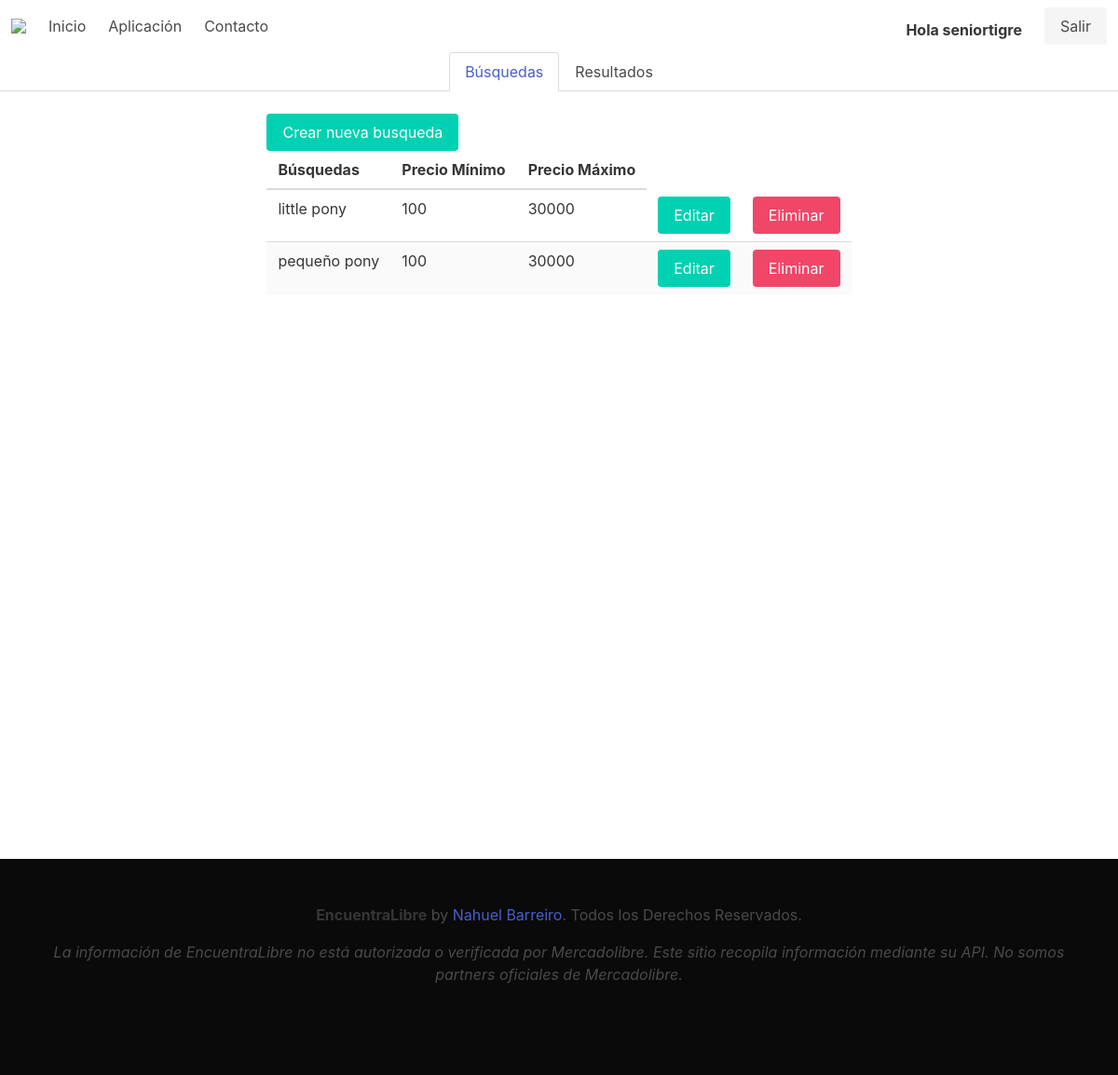
/aplicacion/busqueda/ (signed in), run on the app's committed database.
### usuario/models.py (models this page shows, shortened)
class Usuario(AbstractBaseUser):
    username= models.CharField('Nombre de Usuario', unique=True, max_length=100)
    email=models.EmailField('Correo electrónico', unique=True, max_length=254)
    nombres=models.CharField('Nombres', max_length=200, blank=True, null=True)
    apellidos=models.CharField('Apellidos', max_length=200, blank=True, null=True)
    usuario_activo=models.BooleanField(default=True)
    usuario_administrador=models.BooleanField(default=False)
    objects=UsuarioManager()
    USERNAME_FIELD='username'
    REQUIRED_FIELDS=['email','nombres','apellidos']

### apiforms/models.py (models this page shows, shortened)
class Busqueda(models.Model):
    busqueda=models.CharField(max_length=30)
    precio_min=models.IntegerField(verbose_name="Precio mínimo")
    precio_max=models.IntegerField(verbose_name="Precio máximo")
    usuario= models.ForeignKey(Usuario, on_delete=models.CASCADE)

### apiforms/views.py (the view)
# urls.py: path('busqueda/', login_required(busqueda.as_view()), name= 'Busquedas'),
class busqueda(ListView):
    model = Busqueda
    template_name= 'Busqueda.html'
    def get(self, request,*args, **kwargs):
        queryset=Busqueda.objects.filter(usuario=request.user)
        contexto={
            'object_list':queryset
        }
        return render(request, self.template_name, contexto)

### apiforms/templates/Busqueda.html (shortened to what this page needs)
{% extends 'base.html' %}
{% block body %}
<section class="hero is-fullheight">
    <div class="container">
      <a href="crear_busqueda" class="button is-primary">Crear nueva busqueda</a>
    <table class="table is-striped">
        <thead>
          <tr>
            <th>Búsquedas</th>
            <th>Precio Mínimo</th>
            <th>Precio Máximo</th>
          </tr>
        </thead>
        <tbody>
            {% for busqueda in object_list %}
            <tr>
              <td> {{ busqueda.busqueda }}</td>
              <td> {{ busqueda.precio_min }}</td>
              <td> {{ busqueda.precio_max }}</td>
              <td> <a class="button is-primary" href="{% url 'editar_busqueda' busqueda.id %}">Editar</a></td>
              <td> <a class="button is-danger" href="{% url 'eliminar_busqueda' busqueda.id %}">Eliminar</a></td>
            </tr>
            {% endfor %}
        </tbody>
    </table>
</div>
</section>
{% endblock body %}

### apiforms/templates/base.html (shortened to what this page needs)
<!DOCTYPE html>
<html lang="es">
<head>
    <link rel="stylesheet" href="https://cdn.jsdelivr.net/npm/bulma@0.9.0/css/bulma.min.css">
</head>
<body>
  <nav class="navbar" role="navigation" aria-label="main navigation">
    <div class="navbar-brand">
      <a class="navbar-item" href="{% url 'inicio' %}">
        <img src="https://i.ibb.co/6vRvy2S/index.png"/>
      </a>
    </div>
  <div id="navbarBasicExample" class="navbar-menu">
    <div class="navbar-start">
      <a class="navbar-item" href="{% url 'inicio' %}">
        Inicio
      </a>
      <a class="navbar-item" href="{% url 'Busquedas' %}">
        Aplicación
      </a>
        <a class="navbar-item" href="{% url 'contacto' %}">
          Contacto
        </a>
      </div>
    </div>
    <div class="navbar-end">
      <div class="navbar-item">
        <div class="buttons">
          {% if request.user.is_authenticated %}
            <strong class="mx-5">Hola {{ request.user.username }}</strong>
            <a class="button is-light" href="{% url 'logout' %}">
              Salir
            </a>
          {% endif %}
        </div>
      </div>
    </div>
</nav>
    <div class="tabs is-centered is-boxed">
        <ul>
        {% with url_name=request.resolver_match.url_name %}
          <li class="{% if url_name == 'Busquedas' %}is-active{% endif %}"><a href="{% url 'Busquedas' %}">Búsquedas</a></li>
          <li class="{% if url_name == 'resultados' %}is-active{% endif %}"><a href="{% url 'resultados' %}">Resultados</a></li>
        {% endwith %}
        </ul>
      </div>
      <div id="wrap">
        <div id="main">
    {% block body %}
    {% endblock body %}
  </div>
</div>
    <div id="footer">
      <footer class="footer has-background-black">
        <div class="content has-text-centered">
          <p>
            <strong>EncuentraLibre</strong> by <a href="mailto:nahuelbarreiro@gmail.com">Nahuel Barreiro</a>. Todos los Derechos Reservados.
            </p>
            <p style="font-style: oblique;">
             La información de EncuentraLibre no está autorizada o verificada por Mercadolibre. Este sitio recopila información mediante su API. No somos partners oficiales de Mercadolibre.
          </p>
        </div>
      </footer>
    </div>
</body>
</html>

### data on the page
Usuario: user.username "seniortigre"
Busqueda: busqueda "little pony", precio_min "100", precio_max "30000"
Busqueda: busqueda "pequeño pony", precio_min "100", precio_max "30000"
